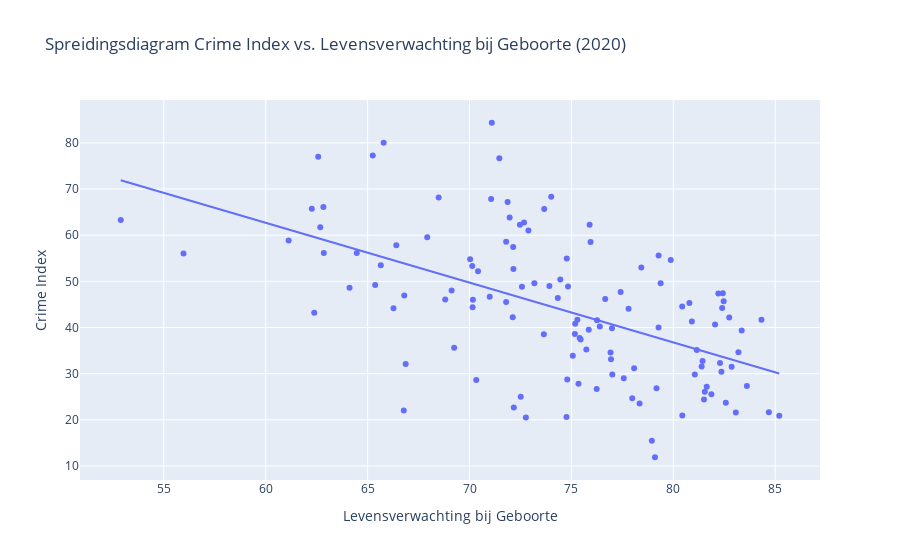

This figure's notebook cell:
### Markdown cell above
In de context van het onderzoek naar criminaliteit en sociale indicatoren is het begrijpen van de rol van levensverwachting van cruciaal belang. Deze statistische maatstaf is een belangrijke indicator van de algemene gezondheid en welzijn van een populatie. In dit onderdeel wordt de correlatie tussen de Crime Index en de Levensverwachting bij Geboorte onderzocht. De Crime Index geeft inzicht in het niveau van criminaliteit in verschillende landen, terwijl de Levensverwachting bij Geboorte een indicator is van de gemiddelde levensduur van mensen in die landen. De correlatie tussen deze twee variabelen kan waardevolle inzichten bieden in de mogelijke relatie tussen criminaliteit en gezondheid. Dit onderzoek is gebaseerd op gegevens die beschikbaar zijn voor een specifiek jaar, namelijk het jaar waarin de Levensverwachting bij Geboorte is gemeten.

### Code cell
import pandas as pd
import plotly.express as px
import numpy as np

# Laad de gegevens
file_path = 'crime_index_by_country.csv'
file_path2 = 'Human Development Index - Full.csv'
crime_index = pd.read_csv(file_path)
hdi_index = pd.read_csv(file_path2)

# Selecteer relevante kolommen
crime_data = crime_index[['Country', 'Crime Index']]
hdi_data = hdi_index[['Country', 'Life Expectancy at Birth (2020)']]

# Combineer datasets op basis van landenamen
merged_data = pd.merge(crime_data, hdi_data, on='Country', how='inner')

# Bereken de correlatie
correlation = merged_data['Crime Index'].corr(merged_data['Life Expectancy at Birth (2020)'])

# Print de correlatiecoëfficiënt
print("Correlatie tussen Crime Index en Levensverwachting bij Geboorte:", correlation)

# Maak een spreidingsdiagram
fig = px.scatter(merged_data, x='Life Expectancy at Birth (2020)', y='Crime Index',
                 labels={'Life Expectancy at Birth (2020)': 'Levensverwachting bij Geboorte',
                         'Crime Index': 'Crime Index'},
                 title='Spreidingsdiagram Crime Index vs. Levensverwachting bij Geboorte (2020)')

# Voeg trendlijn toe
x = merged_data['Life Expectancy at Birth (2020)']
y = merged_data['Crime Index']
coefficients = np.polyfit(x, y, 1)
trendline_x = np.array([min(x), max(x)])
trendline_y = np.polyval(coefficients, trendline_x)
fig.add_trace(px.line(x=trendline_x, y=trendline_y).data[0])

# Toon de grafiek
fig.show()

### Figure 1 — Plotly figure (JSON) as saved in the notebook; plotly's stock layout.template omitted (floating-point values rounded to 4 significant figures)
{"data": [{"hovertemplate": "Levensverwachting bij Geboorte=%{x}<br>Crime Index=%{y}<extra></extra>", "legendgroup": "", "marker": {"color": "#636efa", "symbol": "circle"}, "mode": "markers", "name": "", "orientation": "v", "showlegend": false, "type": "scatter", "x": [71.09, 65.79, 65.25, 62.58, 71.46, 74.01, 68.49, 71.06, 71.87, 62.83, 62.26, 73.67, 71.97, 52.89, 72.68, 72.47, 75.89, 62.68, 72.89, 67.92, 61.12, 71.8, 75.94, 66.41, 72.14, 62.85, 64.47, 55.97, 79.28, 74.77, 70.03, 79.87, 65.65, 70.13, 78.43, 72.15, 70.42, 74.45, 73.18, 79.38, 65.37, 73.92, 74.83, 72.57, 64.11, 69.12, 77.41, 82.43, 82.21, 66.8, 70.99, 74.33, 76.66, 68.81, 70.17, 82.47, 71.8, 80.79, 80.43, 70.15, 82.4, 66.27, 77.8, 62.38, 72.12, 82.74, 75.29, 84.32, 76.26, 80.91, 75.18, 82.05, 76.39, 79.27, 76.99, 75.85, 83.35, 75.17, 73.65, 75.41, 75.45, 69.25, 75.73, 81.15, 83.2, 76.92, 75.07, 76.94, 81.43, 82.29, 66.87, 81.39, 82.86, 78.08, 82.36, 81.05, 77.01, 77.57, 74.79, 70.33, 75.35, 83.61, 81.64, 79.17, 76.24, 81.54, 81.87, 72.51, 77.98, 81.5, 82.58, 78.34, 72.17, 66.77, 84.69, 83.07, 80.44, 85.2, 74.76, 72.77, 78.95, 79.1], "xaxis": "x", "y": [84.36, 80.04, 77.29, 76.97, 76.65, 68.31, 68.15, 67.84, 67.2, 66.12, 65.74, 65.65, 63.82, 63.27, 62.74, 62.27, 62.26, 61.73, 61.04, 59.57, 58.86, 58.59, 58.55, 57.8, 57.47, 56.14, 56.13, 56.04, 55.59, 54.94, 54.81, 54.61, 53.47, 53.31, 53.02, 52.66, 52.18, 50.41, 49.6, 49.6, 49.23, 48.97, 48.91, 48.84, 48.64, 48, 47.7, 47.43, 47.37, 46.93, 46.65, 46.41, 46.2, 46.06, 46.03, 45.68, 45.54, 45.29, 44.54, 44.42, 44.24, 44.18, 44.07, 43.22, 42.22, 42.19, 41.68, 41.67, 41.56, 41.3, 40.83, 40.64, 40.23, 40.01, 39.86, 39.5, 39.37, 38.61, 38.55, 37.73, 37.43, 35.61, 35.23, 35.14, 34.62, 34.57, 33.88, 33.13, 32.75, 32.33, 32.12, 31.57, 31.53, 31.18, 30.44, 29.83, 29.81, 29.02, 28.75, 28.62, 27.82, 27.33, 27.15, 26.86, 26.68, 26.09, 25.53, 25.02, 24.67, 24.43, 23.7, 23.56, 22.69, 22.04, 21.67, 21.58, 20.95, 20.91, 20.62, 20.5, 15.45, 11.9], "yaxis": "y"}, {"hovertemplate": "x=%{x}<br>y=%{y}<extra></extra>", "legendgroup": "", "line": {"color": "#636efa", "dash": "solid"}, "marker": {"symbol": "circle"}, "mode": "lines", "name": "", "orientation": "v", "showlegend": false, "type": "scatter", "x": [52.89, 85.2], "xaxis": "x", "y": [71.91, 30.03], "yaxis": "y"}], "layout": {"legend": {"tracegroupgap": 0}, "title": {"text": "Spreidingsdiagram Crime Index vs. Levensverwachting bij Geboorte (2020)"}, "xaxis": {"anchor": "y", "domain": [0, 1], "title": {"text": "Levensverwachting bij Geboorte"}}, "yaxis": {"anchor": "x", "domain": [0, 1], "title": {"text": "Crime Index"}}}}
